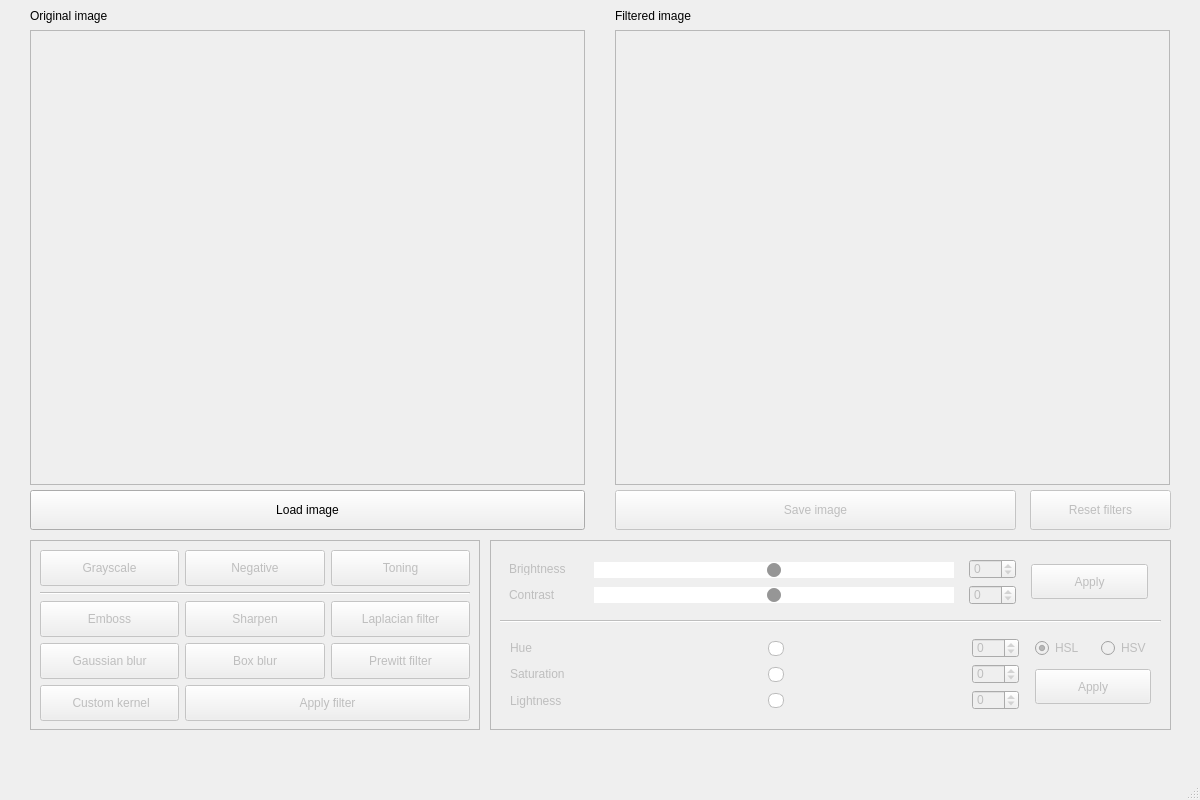
<?xml version="1.0" encoding="UTF-8"?>
<ui version="4.0">
 <class>s21::View</class>
 <widget class="QMainWindow" name="s21::View">
  <property name="geometry">
   <rect>
    <x>0</x>
    <y>0</y>
    <width>1200</width>
    <height>800</height>
   </rect>
  </property>
  <property name="windowTitle">
   <string>View</string>
  </property>
  <widget class="QWidget" name="centralwidget">
   <widget class="QFrame" name="orig_frame">
    <property name="geometry">
     <rect>
      <x>30</x>
      <y>30</y>
      <width>555</width>
      <height>455</height>
     </rect>
    </property>
    <property name="frameShape">
     <enum>QFrame::StyledPanel</enum>
    </property>
    <property name="frameShadow">
     <enum>QFrame::Raised</enum>
    </property>
    <widget class="QLabel" name="orig_label">
     <property name="geometry">
      <rect>
       <x>1</x>
       <y>1</y>
       <width>553</width>
       <height>453</height>
      </rect>
     </property>
     <property name="toolTip">
      <string/>
     </property>
     <property name="text">
      <string/>
     </property>
    </widget>
   </widget>
   <widget class="QFrame" name="filter_frame">
    <property name="geometry">
     <rect>
      <x>615</x>
      <y>30</y>
      <width>555</width>
      <height>455</height>
     </rect>
    </property>
    <property name="frameShape">
     <enum>QFrame::StyledPanel</enum>
    </property>
    <property name="frameShadow">
     <enum>QFrame::Raised</enum>
    </property>
    <widget class="QLabel" name="filter_label">
     <property name="geometry">
      <rect>
       <x>1</x>
       <y>1</y>
       <width>553</width>
       <height>453</height>
      </rect>
     </property>
     <property name="text">
      <string/>
     </property>
    </widget>
   </widget>
   <widget class="QPushButton" name="load_img_btn">
    <property name="enabled">
     <bool>true</bool>
    </property>
    <property name="geometry">
     <rect>
      <x>30</x>
      <y>490</y>
      <width>555</width>
      <height>40</height>
     </rect>
    </property>
    <property name="focusPolicy">
     <enum>Qt::NoFocus</enum>
    </property>
    <property name="text">
     <string>Load image</string>
    </property>
    <property name="autoDefault">
     <bool>false</bool>
    </property>
    <property name="default">
     <bool>false</bool>
    </property>
    <property name="flat">
     <bool>false</bool>
    </property>
   </widget>
   <widget class="QPushButton" name="save_img_btn">
    <property name="enabled">
     <bool>false</bool>
    </property>
    <property name="geometry">
     <rect>
      <x>615</x>
      <y>490</y>
      <width>401</width>
      <height>40</height>
     </rect>
    </property>
    <property name="text">
     <string>Save image</string>
    </property>
    <property name="flat">
     <bool>false</bool>
    </property>
   </widget>
   <widget class="QLabel" name="orig_img_text">
    <property name="geometry">
     <rect>
      <x>30</x>
      <y>8</y>
      <width>551</width>
      <height>16</height>
     </rect>
    </property>
    <property name="text">
     <string>Original image</string>
    </property>
   </widget>
   <widget class="QLabel" name="filter_img_text">
    <property name="geometry">
     <rect>
      <x>615</x>
      <y>8</y>
      <width>551</width>
      <height>16</height>
     </rect>
    </property>
    <property name="text">
     <string>Filtered image</string>
    </property>
   </widget>
   <widget class="QFrame" name="filters_frame">
    <property name="enabled">
     <bool>false</bool>
    </property>
    <property name="geometry">
     <rect>
      <x>30</x>
      <y>540</y>
      <width>450</width>
      <height>190</height>
     </rect>
    </property>
    <property name="frameShape">
     <enum>QFrame::StyledPanel</enum>
    </property>
    <property name="frameShadow">
     <enum>QFrame::Raised</enum>
    </property>
    <layout class="QVBoxLayout" name="verticalLayout">
     <item>
      <layout class="QHBoxLayout" name="horizontalLayout">
       <item>
        <widget class="QPushButton" name="grayscl_btn">
         <property name="minimumSize">
          <size>
           <width>0</width>
           <height>36</height>
          </size>
         </property>
         <property name="baseSize">
          <size>
           <width>0</width>
           <height>0</height>
          </size>
         </property>
         <property name="font">
          <font>
           <bold>false</bold>
          </font>
         </property>
         <property name="focusPolicy">
          <enum>Qt::NoFocus</enum>
         </property>
         <property name="styleSheet">
          <string notr="true"/>
         </property>
         <property name="text">
          <string>Grayscale</string>
         </property>
        </widget>
       </item>
       <item>
        <widget class="QPushButton" name="negativ_btn">
         <property name="sizePolicy">
          <sizepolicy hsizetype="Minimum" vsizetype="Fixed">
           <horstretch>0</horstretch>
           <verstretch>0</verstretch>
          </sizepolicy>
         </property>
         <property name="minimumSize">
          <size>
           <width>0</width>
           <height>36</height>
          </size>
         </property>
         <property name="styleSheet">
          <string notr="true"/>
         </property>
         <property name="text">
          <string>Negative</string>
         </property>
        </widget>
       </item>
       <item>
        <widget class="QPushButton" name="toning_btn">
         <property name="sizePolicy">
          <sizepolicy hsizetype="Minimum" vsizetype="Fixed">
           <horstretch>0</horstretch>
           <verstretch>0</verstretch>
          </sizepolicy>
         </property>
         <property name="minimumSize">
          <size>
           <width>0</width>
           <height>36</height>
          </size>
         </property>
         <property name="styleSheet">
          <string notr="true"/>
         </property>
         <property name="text">
          <string>Toning</string>
         </property>
        </widget>
       </item>
      </layout>
     </item>
     <item>
      <widget class="Line" name="line_2">
       <property name="orientation">
        <enum>Qt::Horizontal</enum>
       </property>
      </widget>
     </item>
     <item>
      <layout class="QGridLayout" name="gridLayout">
       <item row="2" column="1" colspan="2">
        <widget class="QPushButton" name="apply_filters_btn">
         <property name="minimumSize">
          <size>
           <width>0</width>
           <height>36</height>
          </size>
         </property>
         <property name="styleSheet">
          <string notr="true"/>
         </property>
         <property name="text">
          <string>Apply filter</string>
         </property>
        </widget>
       </item>
       <item row="0" column="1">
        <widget class="QPushButton" name="sharpen_btn">
         <property name="sizePolicy">
          <sizepolicy hsizetype="Minimum" vsizetype="Fixed">
           <horstretch>0</horstretch>
           <verstretch>0</verstretch>
          </sizepolicy>
         </property>
         <property name="minimumSize">
          <size>
           <width>0</width>
           <height>36</height>
          </size>
         </property>
         <property name="styleSheet">
          <string notr="true"/>
         </property>
         <property name="text">
          <string>Sharpen</string>
         </property>
        </widget>
       </item>
       <item row="2" column="0">
        <widget class="QPushButton" name="cstm_krnl_btn">
         <property name="sizePolicy">
          <sizepolicy hsizetype="Minimum" vsizetype="Fixed">
           <horstretch>0</horstretch>
           <verstretch>0</verstretch>
          </sizepolicy>
         </property>
         <property name="minimumSize">
          <size>
           <width>0</width>
           <height>36</height>
          </size>
         </property>
         <property name="styleSheet">
          <string notr="true"/>
         </property>
         <property name="text">
          <string> Custom kernel</string>
         </property>
        </widget>
       </item>
       <item row="1" column="2">
        <widget class="QPushButton" name="prewitt_fltr_btn">
         <property name="sizePolicy">
          <sizepolicy hsizetype="Minimum" vsizetype="Fixed">
           <horstretch>0</horstretch>
           <verstretch>0</verstretch>
          </sizepolicy>
         </property>
         <property name="minimumSize">
          <size>
           <width>0</width>
           <height>36</height>
          </size>
         </property>
         <property name="styleSheet">
          <string notr="true"/>
         </property>
         <property name="text">
          <string>Prewitt filter</string>
         </property>
        </widget>
       </item>
       <item row="0" column="2">
        <widget class="QPushButton" name="laplas_fltr_btn">
         <property name="sizePolicy">
          <sizepolicy hsizetype="Minimum" vsizetype="Fixed">
           <horstretch>0</horstretch>
           <verstretch>0</verstretch>
          </sizepolicy>
         </property>
         <property name="minimumSize">
          <size>
           <width>0</width>
           <height>36</height>
          </size>
         </property>
         <property name="styleSheet">
          <string notr="true"/>
         </property>
         <property name="text">
          <string>Laplacian filter</string>
         </property>
        </widget>
       </item>
       <item row="0" column="0">
        <widget class="QPushButton" name="emboss_btn">
         <property name="sizePolicy">
          <sizepolicy hsizetype="Minimum" vsizetype="Fixed">
           <horstretch>0</horstretch>
           <verstretch>0</verstretch>
          </sizepolicy>
         </property>
         <property name="minimumSize">
          <size>
           <width>0</width>
           <height>36</height>
          </size>
         </property>
         <property name="styleSheet">
          <string notr="true"/>
         </property>
         <property name="text">
          <string>Emboss</string>
         </property>
        </widget>
       </item>
       <item row="1" column="0">
        <widget class="QPushButton" name="gauss_blur_btn">
         <property name="sizePolicy">
          <sizepolicy hsizetype="Minimum" vsizetype="Fixed">
           <horstretch>0</horstretch>
           <verstretch>0</verstretch>
          </sizepolicy>
         </property>
         <property name="minimumSize">
          <size>
           <width>0</width>
           <height>36</height>
          </size>
         </property>
         <property name="styleSheet">
          <string notr="true"/>
         </property>
         <property name="text">
          <string>Gaussian blur</string>
         </property>
        </widget>
       </item>
       <item row="1" column="1">
        <widget class="QPushButton" name="box_blur_btn">
         <property name="sizePolicy">
          <sizepolicy hsizetype="Minimum" vsizetype="Fixed">
           <horstretch>0</horstretch>
           <verstretch>0</verstretch>
          </sizepolicy>
         </property>
         <property name="minimumSize">
          <size>
           <width>0</width>
           <height>36</height>
          </size>
         </property>
         <property name="styleSheet">
          <string notr="true"/>
         </property>
         <property name="text">
          <string>Box blur</string>
         </property>
        </widget>
       </item>
      </layout>
     </item>
    </layout>
   </widget>
   <widget class="QFrame" name="color_crorr_frame">
    <property name="enabled">
     <bool>false</bool>
    </property>
    <property name="geometry">
     <rect>
      <x>490</x>
      <y>540</y>
      <width>681</width>
      <height>190</height>
     </rect>
    </property>
    <property name="frameShape">
     <enum>QFrame::StyledPanel</enum>
    </property>
    <property name="frameShadow">
     <enum>QFrame::Raised</enum>
    </property>
    <layout class="QVBoxLayout" name="verticalLayout_2">
     <item>
      <layout class="QGridLayout" name="gridLayout_2">
       <item row="0" column="3" rowspan="2">
        <widget class="QPushButton" name="apply_brc_btn">
         <property name="sizePolicy">
          <sizepolicy hsizetype="Fixed" vsizetype="Fixed">
           <horstretch>0</horstretch>
           <verstretch>0</verstretch>
          </sizepolicy>
         </property>
         <property name="minimumSize">
          <size>
           <width>0</width>
           <height>0</height>
          </size>
         </property>
         <property name="maximumSize">
          <size>
           <width>117</width>
           <height>35</height>
          </size>
         </property>
         <property name="text">
          <string>Apply</string>
         </property>
        </widget>
       </item>
       <item row="0" column="0">
        <widget class="QLabel" name="label_3">
         <property name="sizePolicy">
          <sizepolicy hsizetype="Fixed" vsizetype="Fixed">
           <horstretch>0</horstretch>
           <verstretch>0</verstretch>
          </sizepolicy>
         </property>
         <property name="minimumSize">
          <size>
           <width>70</width>
           <height>12</height>
          </size>
         </property>
         <property name="maximumSize">
          <size>
           <width>70</width>
           <height>12</height>
          </size>
         </property>
         <property name="text">
          <string>Brightness</string>
         </property>
        </widget>
       </item>
       <item row="1" column="1">
        <widget class="QScrollBar" name="contrast_scroll_bar">
         <property name="sizePolicy">
          <sizepolicy hsizetype="Fixed" vsizetype="Fixed">
           <horstretch>0</horstretch>
           <verstretch>0</verstretch>
          </sizepolicy>
         </property>
         <property name="minimumSize">
          <size>
           <width>360</width>
           <height>16</height>
          </size>
         </property>
         <property name="maximumSize">
          <size>
           <width>360</width>
           <height>16</height>
          </size>
         </property>
         <property name="styleSheet">
          <string notr="true">QScrollBar:horizontal {
	background-color: rgb(255, 255, 255);
	height: 0 px;
}

QScrollBar::handle:horizontal {
	background-color: rgb(150, 150, 150);
	margin: 1px 1px 1px 0px;
	min-width:14 px;
	border-radius: 7px;
}

QScrollBar::handle:horizontal:pressed {
	background-color: rgb(100, 100, 100);
}</string>
         </property>
         <property name="minimum">
          <number>-128</number>
         </property>
         <property name="maximum">
          <number>128</number>
         </property>
         <property name="orientation">
          <enum>Qt::Horizontal</enum>
         </property>
        </widget>
       </item>
       <item row="1" column="2">
        <widget class="QSpinBox" name="contrast_spin_box">
         <property name="sizePolicy">
          <sizepolicy hsizetype="Fixed" vsizetype="Fixed">
           <horstretch>0</horstretch>
           <verstretch>0</verstretch>
          </sizepolicy>
         </property>
         <property name="minimumSize">
          <size>
           <width>47</width>
           <height>20</height>
          </size>
         </property>
         <property name="maximumSize">
          <size>
           <width>47</width>
           <height>20</height>
          </size>
         </property>
         <property name="minimum">
          <number>-128</number>
         </property>
         <property name="maximum">
          <number>128</number>
         </property>
        </widget>
       </item>
       <item row="0" column="1">
        <widget class="QScrollBar" name="bright_scroll_bar">
         <property name="sizePolicy">
          <sizepolicy hsizetype="Fixed" vsizetype="Fixed">
           <horstretch>0</horstretch>
           <verstretch>0</verstretch>
          </sizepolicy>
         </property>
         <property name="minimumSize">
          <size>
           <width>360</width>
           <height>16</height>
          </size>
         </property>
         <property name="maximumSize">
          <size>
           <width>360</width>
           <height>14</height>
          </size>
         </property>
         <property name="mouseTracking">
          <bool>true</bool>
         </property>
         <property name="styleSheet">
          <string notr="true">QScrollBar:horizontal {
	background-color: rgb(255, 255, 255);
	height: 0 px;
}

QScrollBar::handle:horizontal {
	background-color: rgb(150, 150, 150);
	margin: 1px 1px 1px 0px;
	min-width:14 px;
	border-radius: 7px;
}

QScrollBar::handle:horizontal:pressed {
	background-color: rgb(100, 100, 100);
}</string>
         </property>
         <property name="minimum">
          <number>-128</number>
         </property>
         <property name="maximum">
          <number>128</number>
         </property>
         <property name="orientation">
          <enum>Qt::Horizontal</enum>
         </property>
        </widget>
       </item>
       <item row="1" column="0">
        <widget class="QLabel" name="label_4">
         <property name="minimumSize">
          <size>
           <width>70</width>
           <height>12</height>
          </size>
         </property>
         <property name="maximumSize">
          <size>
           <width>16777215</width>
           <height>12</height>
          </size>
         </property>
         <property name="text">
          <string>Contrast</string>
         </property>
        </widget>
       </item>
       <item row="0" column="2">
        <widget class="QSpinBox" name="bright_spin_box">
         <property name="sizePolicy">
          <sizepolicy hsizetype="Fixed" vsizetype="Fixed">
           <horstretch>0</horstretch>
           <verstretch>0</verstretch>
          </sizepolicy>
         </property>
         <property name="minimumSize">
          <size>
           <width>47</width>
           <height>20</height>
          </size>
         </property>
         <property name="maximumSize">
          <size>
           <width>47</width>
           <height>20</height>
          </size>
         </property>
         <property name="minimum">
          <number>-128</number>
         </property>
         <property name="maximum">
          <number>128</number>
         </property>
        </widget>
       </item>
      </layout>
     </item>
     <item>
      <widget class="Line" name="line">
       <property name="orientation">
        <enum>Qt::Horizontal</enum>
       </property>
      </widget>
     </item>
     <item>
      <layout class="QGridLayout" name="gridLayout_3">
       <property name="topMargin">
        <number>0</number>
       </property>
       <property name="spacing">
        <number>-1</number>
       </property>
       <item row="0" column="0">
        <widget class="QLabel" name="label_5">
         <property name="sizePolicy">
          <sizepolicy hsizetype="Fixed" vsizetype="Fixed">
           <horstretch>0</horstretch>
           <verstretch>0</verstretch>
          </sizepolicy>
         </property>
         <property name="minimumSize">
          <size>
           <width>70</width>
           <height>12</height>
          </size>
         </property>
         <property name="maximumSize">
          <size>
           <width>70</width>
           <height>12</height>
          </size>
         </property>
         <property name="text">
          <string>Hue</string>
         </property>
        </widget>
       </item>
       <item row="0" column="1">
        <widget class="QScrollBar" name="hue_scroll_bar">
         <property name="sizePolicy">
          <sizepolicy hsizetype="Fixed" vsizetype="Fixed">
           <horstretch>0</horstretch>
           <verstretch>0</verstretch>
          </sizepolicy>
         </property>
         <property name="minimumSize">
          <size>
           <width>360</width>
           <height>16</height>
          </size>
         </property>
         <property name="maximumSize">
          <size>
           <width>360</width>
           <height>16</height>
          </size>
         </property>
         <property name="autoFillBackground">
          <bool>false</bool>
         </property>
         <property name="styleSheet">
          <string notr="true">QScrollBar:horizontal {
	background-color: rgba(255, 255, 255, 0);
	height: 0 px;
}

QScrollBar::handle:horizontal {
	border: 1px solid;
	border-color: rgb(188, 188, 188);
	background-color: rgb(255, 255, 255);
	margin: 1px 1px 0px 0px;
	min-width:14 px;
	border-radius: 7px;
}

QScrollBar::handle:horizontal:pressed {
	border: 1px solid grey;
	background-color: rgba(255, 255, 255, 0);
}</string>
         </property>
         <property name="minimum">
          <number>-180</number>
         </property>
         <property name="maximum">
          <number>180</number>
         </property>
         <property name="value">
          <number>0</number>
         </property>
         <property name="orientation">
          <enum>Qt::Horizontal</enum>
         </property>
        </widget>
       </item>
       <item row="0" column="2">
        <widget class="QSpinBox" name="hue_spin_box">
         <property name="sizePolicy">
          <sizepolicy hsizetype="Fixed" vsizetype="Fixed">
           <horstretch>0</horstretch>
           <verstretch>0</verstretch>
          </sizepolicy>
         </property>
         <property name="minimumSize">
          <size>
           <width>47</width>
           <height>20</height>
          </size>
         </property>
         <property name="maximumSize">
          <size>
           <width>47</width>
           <height>20</height>
          </size>
         </property>
         <property name="minimum">
          <number>-180</number>
         </property>
         <property name="maximum">
          <number>180</number>
         </property>
         <property name="singleStep">
          <number>1</number>
         </property>
        </widget>
       </item>
       <item row="0" column="3">
        <widget class="QRadioButton" name="hsl_radio_btn">
         <property name="sizePolicy">
          <sizepolicy hsizetype="Fixed" vsizetype="Fixed">
           <horstretch>0</horstretch>
           <verstretch>0</verstretch>
          </sizepolicy>
         </property>
         <property name="minimumSize">
          <size>
           <width>50</width>
           <height>0</height>
          </size>
         </property>
         <property name="maximumSize">
          <size>
           <width>50</width>
           <height>16777215</height>
          </size>
         </property>
         <property name="text">
          <string>HSL</string>
         </property>
         <property name="checked">
          <bool>true</bool>
         </property>
        </widget>
       </item>
       <item row="0" column="4">
        <widget class="QRadioButton" name="hsv_radio_btn">
         <property name="sizePolicy">
          <sizepolicy hsizetype="Fixed" vsizetype="Fixed">
           <horstretch>0</horstretch>
           <verstretch>0</verstretch>
          </sizepolicy>
         </property>
         <property name="minimumSize">
          <size>
           <width>50</width>
           <height>0</height>
          </size>
         </property>
         <property name="maximumSize">
          <size>
           <width>50</width>
           <height>16777215</height>
          </size>
         </property>
         <property name="text">
          <string>HSV</string>
         </property>
        </widget>
       </item>
       <item row="1" column="0">
        <widget class="QLabel" name="label_6">
         <property name="sizePolicy">
          <sizepolicy hsizetype="Fixed" vsizetype="Fixed">
           <horstretch>0</horstretch>
           <verstretch>0</verstretch>
          </sizepolicy>
         </property>
         <property name="minimumSize">
          <size>
           <width>70</width>
           <height>12</height>
          </size>
         </property>
         <property name="maximumSize">
          <size>
           <width>70</width>
           <height>12</height>
          </size>
         </property>
         <property name="text">
          <string>Saturation</string>
         </property>
        </widget>
       </item>
       <item row="1" column="1">
        <widget class="QScrollBar" name="satur_scroll_bar">
         <property name="sizePolicy">
          <sizepolicy hsizetype="Fixed" vsizetype="Fixed">
           <horstretch>0</horstretch>
           <verstretch>0</verstretch>
          </sizepolicy>
         </property>
         <property name="minimumSize">
          <size>
           <width>360</width>
           <height>16</height>
          </size>
         </property>
         <property name="maximumSize">
          <size>
           <width>360</width>
           <height>16</height>
          </size>
         </property>
         <property name="styleSheet">
          <string notr="true">QScrollBar:horizontal {
	background-color: rgba(255, 255, 255, 0);
	height: 0 px;
}

QScrollBar::handle:horizontal {
	border: 1px solid;
	border-color: rgb(188, 188, 188);
	background-color: rgb(255, 255, 255);
	margin: 1px 1px 0px 0px;
	min-width:14 px;
	border-radius: 7px;
}

QScrollBar::handle:horizontal:pressed {
	border: 1px solid grey;
	background-color: rgba(255, 255, 255, 0);
}</string>
         </property>
         <property name="minimum">
          <number>-128</number>
         </property>
         <property name="maximum">
          <number>128</number>
         </property>
         <property name="value">
          <number>0</number>
         </property>
         <property name="orientation">
          <enum>Qt::Horizontal</enum>
         </property>
        </widget>
       </item>
       <item row="1" column="2">
        <widget class="QSpinBox" name="satur_spin_box">
         <property name="sizePolicy">
          <sizepolicy hsizetype="Fixed" vsizetype="Fixed">
           <horstretch>0</horstretch>
           <verstretch>0</verstretch>
          </sizepolicy>
         </property>
         <property name="minimumSize">
          <size>
           <width>47</width>
           <height>20</height>
          </size>
         </property>
         <property name="maximumSize">
          <size>
           <width>47</width>
           <height>20</height>
          </size>
         </property>
         <property name="minimum">
          <number>-128</number>
         </property>
         <property name="maximum">
          <number>128</number>
         </property>
        </widget>
       </item>
       <item row="1" column="3" rowspan="2" colspan="2">
        <widget class="QPushButton" name="apply_hslv_btn">
         <property name="sizePolicy">
          <sizepolicy hsizetype="Fixed" vsizetype="Fixed">
           <horstretch>0</horstretch>
           <verstretch>0</verstretch>
          </sizepolicy>
         </property>
         <property name="minimumSize">
          <size>
           <width>0</width>
           <height>0</height>
          </size>
         </property>
         <property name="maximumSize">
          <size>
           <width>117</width>
           <height>35</height>
          </size>
         </property>
         <property name="text">
          <string>Apply</string>
         </property>
        </widget>
       </item>
       <item row="2" column="0">
        <widget class="QLabel" name="lv_label">
         <property name="sizePolicy">
          <sizepolicy hsizetype="Fixed" vsizetype="Fixed">
           <horstretch>0</horstretch>
           <verstretch>0</verstretch>
          </sizepolicy>
         </property>
         <property name="minimumSize">
          <size>
           <width>70</width>
           <height>17</height>
          </size>
         </property>
         <property name="maximumSize">
          <size>
           <width>70</width>
           <height>12</height>
          </size>
         </property>
         <property name="lineWidth">
          <number>1</number>
         </property>
         <property name="midLineWidth">
          <number>0</number>
         </property>
         <property name="text">
          <string>Lightness</string>
         </property>
         <property name="alignment">
          <set>Qt::AlignLeading|Qt::AlignLeft|Qt::AlignTop</set>
         </property>
         <property name="wordWrap">
          <bool>false</bool>
         </property>
         <property name="margin">
          <number>0</number>
         </property>
         <property name="indent">
          <number>-1</number>
         </property>
        </widget>
       </item>
       <item row="2" column="1">
        <widget class="QScrollBar" name="lv_scroll_bar">
         <property name="sizePolicy">
          <sizepolicy hsizetype="Fixed" vsizetype="Fixed">
           <horstretch>0</horstretch>
           <verstretch>0</verstretch>
          </sizepolicy>
         </property>
         <property name="minimumSize">
          <size>
           <width>360</width>
           <height>16</height>
          </size>
         </property>
         <property name="maximumSize">
          <size>
           <width>360</width>
           <height>16</height>
          </size>
         </property>
         <property name="styleSheet">
          <string notr="true">QScrollBar:horizontal {
	background-color: rgba(255, 255, 255, 0);
	height: 0 px;
}

QScrollBar::handle:horizontal {
	border: 1px solid;
	border-color: rgb(188, 188, 188);
	background-color: rgb(255, 255, 255);
	margin: 1px 1px 0px 0px;
	min-width:14 px;
	border-radius: 7px;
}

QScrollBar::handle:horizontal:pressed {
	border: 1px solid grey;
	background-color: rgba(255, 255, 255, 0);
}</string>
         </property>
         <property name="minimum">
          <number>-128</number>
         </property>
         <property name="maximum">
          <number>128</number>
         </property>
         <property name="value">
          <number>0</number>
         </property>
         <property name="orientation">
          <enum>Qt::Horizontal</enum>
         </property>
        </widget>
       </item>
       <item row="2" column="2">
        <widget class="QSpinBox" name="lv_spin_box">
         <property name="sizePolicy">
          <sizepolicy hsizetype="Fixed" vsizetype="Fixed">
           <horstretch>0</horstretch>
           <verstretch>0</verstretch>
          </sizepolicy>
         </property>
         <property name="minimumSize">
          <size>
           <width>47</width>
           <height>20</height>
          </size>
         </property>
         <property name="maximumSize">
          <size>
           <width>47</width>
           <height>20</height>
          </size>
         </property>
         <property name="minimum">
          <number>-128</number>
         </property>
         <property name="maximum">
          <number>128</number>
         </property>
        </widget>
       </item>
      </layout>
     </item>
    </layout>
   </widget>
   <widget class="QPushButton" name="reset_btn">
    <property name="enabled">
     <bool>false</bool>
    </property>
    <property name="geometry">
     <rect>
      <x>1030</x>
      <y>490</y>
      <width>141</width>
      <height>40</height>
     </rect>
    </property>
    <property name="text">
     <string>Reset filters</string>
    </property>
    <property name="flat">
     <bool>false</bool>
    </property>
   </widget>
   <widget class="QLabel" name="grad_light">
    <property name="enabled">
     <bool>false</bool>
    </property>
    <property name="geometry">
     <rect>
      <x>596</x>
      <y>694</y>
      <width>360</width>
      <height>16</height>
     </rect>
    </property>
    <property name="text">
     <string/>
    </property>
   </widget>
   <widget class="QLabel" name="grad_hue">
    <property name="enabled">
     <bool>false</bool>
    </property>
    <property name="geometry">
     <rect>
      <x>596</x>
      <y>643</y>
      <width>360</width>
      <height>16</height>
     </rect>
    </property>
    <property name="styleSheet">
     <string notr="true"/>
    </property>
    <property name="text">
     <string/>
    </property>
   </widget>
   <widget class="QLabel" name="grad_satur">
    <property name="enabled">
     <bool>false</bool>
    </property>
    <property name="geometry">
     <rect>
      <x>596</x>
      <y>668</y>
      <width>360</width>
      <height>16</height>
     </rect>
    </property>
    <property name="text">
     <string/>
    </property>
   </widget>
   <zorder>grad_light</zorder>
   <zorder>grad_satur</zorder>
   <zorder>grad_hue</zorder>
   <zorder>orig_frame</zorder>
   <zorder>filter_frame</zorder>
   <zorder>load_img_btn</zorder>
   <zorder>save_img_btn</zorder>
   <zorder>orig_img_text</zorder>
   <zorder>filter_img_text</zorder>
   <zorder>filters_frame</zorder>
   <zorder>color_crorr_frame</zorder>
   <zorder>reset_btn</zorder>
  </widget>
  <widget class="QMenuBar" name="menubar">
   <property name="geometry">
    <rect>
     <x>0</x>
     <y>0</y>
     <width>1200</width>
     <height>42</height>
    </rect>
   </property>
  </widget>
  <widget class="QStatusBar" name="statusbar"/>
 </widget>
 <resources/>
 <connections/>
</ui>
